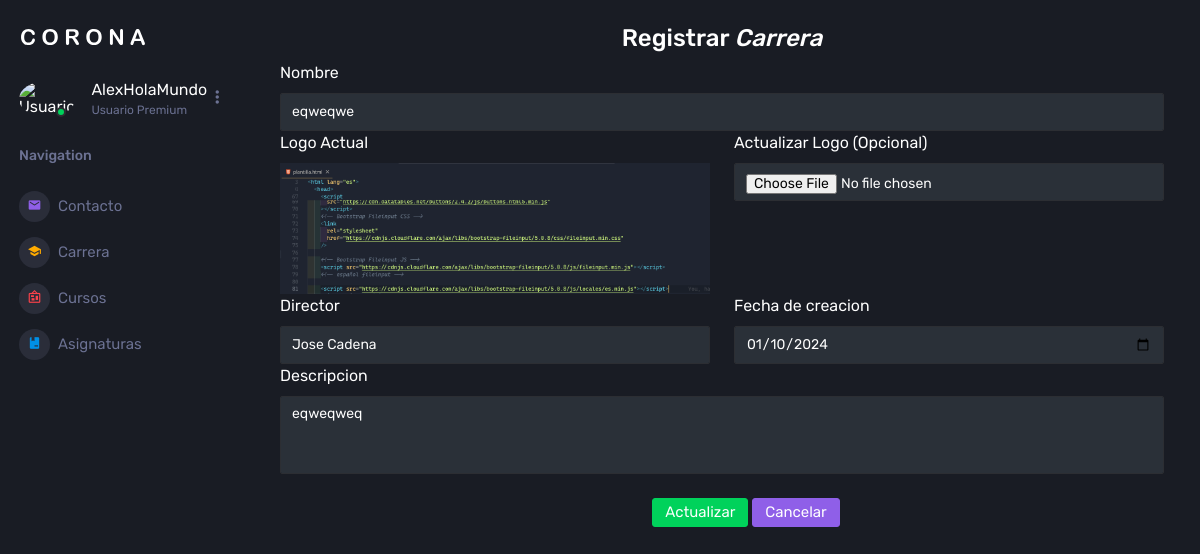
The page /editarCarrera/6 on the database as committed earlier.
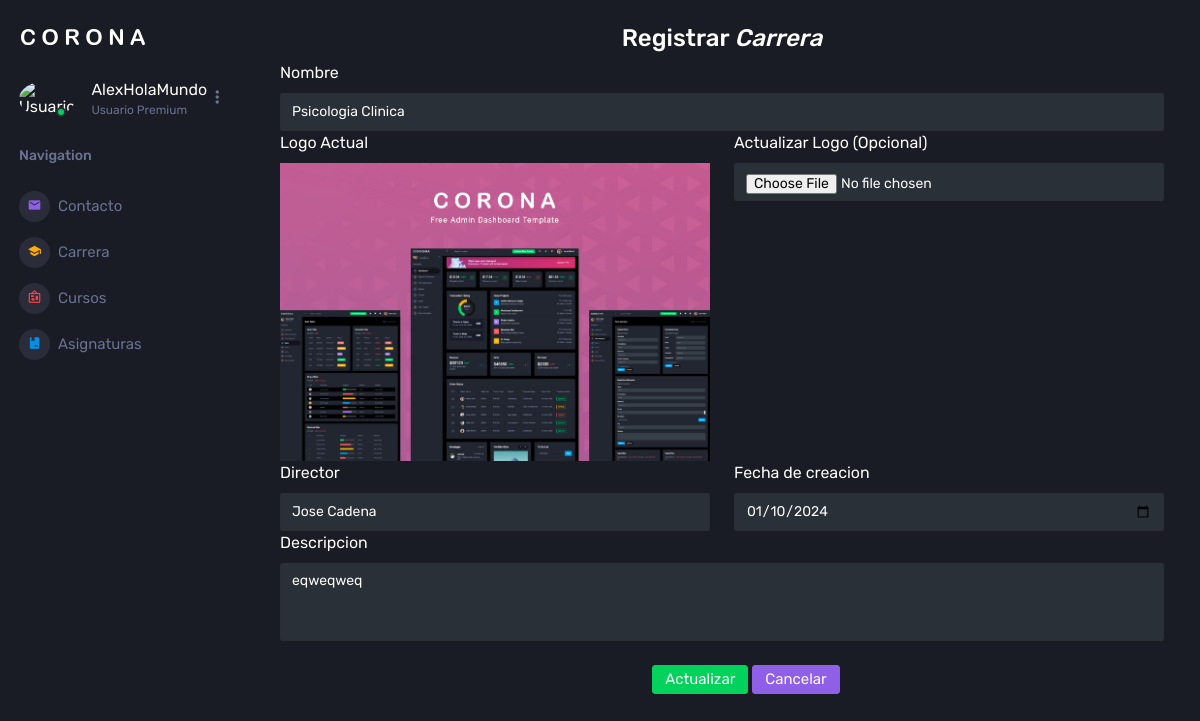
The same page on the database as committed later.
### Aplicaciones/MatriculasWATT/models.py (models this page shows, shortened)
class carreraWATT(models.Model):
    idCarreraWATT = models.AutoField(primary_key=True)
    nombreCarreraWATT = models.CharField(max_length=50)
    logoCarreraWATT = models.FileField(upload_to='logos',null=True, blank=True)
    directorCarreraWATT = models.CharField(max_length=50)
    fechaCreacionCarreraWATT = models.DateField()
    descripcionCarreraWATT = models.CharField(max_length=50)

### Aplicaciones/MatriculasWATT/views.py (the view)
# urls.py: path('editarCarrera/<int:id>', views.editarCarrera),
def editarCarrera(request, id):
    carreraEditar=carreraWATT.objects.get(idCarreraWATT=id)
    return render(request, 'editCarrera.html', {
        'carrera': carreraEditar
    })

### Aplicaciones/MatriculasWATT/templates/editCarrera.html (shortened to what this page needs)
{%extends './home.html'%} {%block contenido%} {%load static%}
<div class="container m-4">
  <h3 class="text-center">Registrar <em>Carrera</em></h3>
  <div class="row">
    <div class="col-md-12">
      <form
        id="formCarreraWATT"
        action="/actualizarCarrera/"
        method="POST"
        enctype="multipart/form-data"
      >
        <div class="row">
          <div class="col-md-12">
            <fieldset>
              <label for=""> Nombre</label>
              <input
                name="nombreCarreraWATT"
                id="nombreCarreraWATT"
                value="{{carrera.nombreCarreraWATT}}"
                type="text"
                class="form-control"
                placeholder="Sistemas"
                required=""
              />
            </fieldset>
          </div>
        </div>
        <div class="row">
          <div class="col-md-6">
            <fieldset>
              <label for="">Logo Actual</label>
              {% if carrera.logoCarreraWATT %}
              <a href="{{carrera.logoCarreraWATT.url}}" target="_blank"
                ><img
                  src="{{carrera.logoCarreraWATT.url}}"
                  alt="Logo de la carrera"
                  class="img-fluid"
              /></a>
              {% else %}
              <p>No hay logo</p>
              {% endif %}
            </fieldset>
          </div>
          <div class="col-md-6">
            <fieldset>
              <label for="">Actualizar Logo (Opcional)</label>
              <input
                name="logoCarreraWATT"
                id="logoCarreraWATT"
                type="file"
                accept="image/*"
                class="form-control"
              />
            </fieldset>
          </div>
        </div>
        <div class="row">
          <div class="col-md-6">
            <fieldset>
              <label for="">Director</label>
              <input
                name="directorCarreraWATT"
                id="directorCarreraWATT"
                value="{{carrera.directorCarreraWATT}}"
                type="text"
                class="form-control"
                placeholder="Mcs. Juan Perez"
                required=""
              />
            </fieldset>
          </div>
          <div class="col-md-6">
            <fieldset>
              <label for="">Fecha de creacion</label>
              <input
                name="fechaCreacionCarreraWATT"
                id="fechaCreacionCarreraWATT"
                value="{{carrera.fechaCreacionCarreraWATT | date:'Y-m-d'}}"
                type="date"
                class="form-control"
                required=""
              />
            </fieldset>
          </div>
        </div>
        <div class="row">
          <div class="col-md-12">
            <fieldset>
              <label for="">Descripcion</label>
              <textarea
                name="descripcionCarreraWATT"
                id="descripcionCarreraWATT"
                rows="4"
                class="form-control"
                placeholder="Descripcion de la carrera"
                required=""
              >
{{carrera.descripcionCarreraWATT}}</textarea
              >
            </fieldset>
          </div>
        </div>
        <center class="col-md-12 m-4">
          <fieldset>
            <button type="submit" id="" class="btn btn-success">
              Actualizar
            </button>
            <a href="/listaCarrera" class="btn btn-info">Cancelar</a>
          </fieldset>
        </center>
      </form>
    </div>
  </div>
</div>
{% endblock contenido %}

Rows that differ between the two databases and show on the page:
changed carreraWATT "Jose Cadena": nombreCarreraWATT "eqweqwe" → "Psicologia Clinica"; logoCarreraWATT: a different picture
